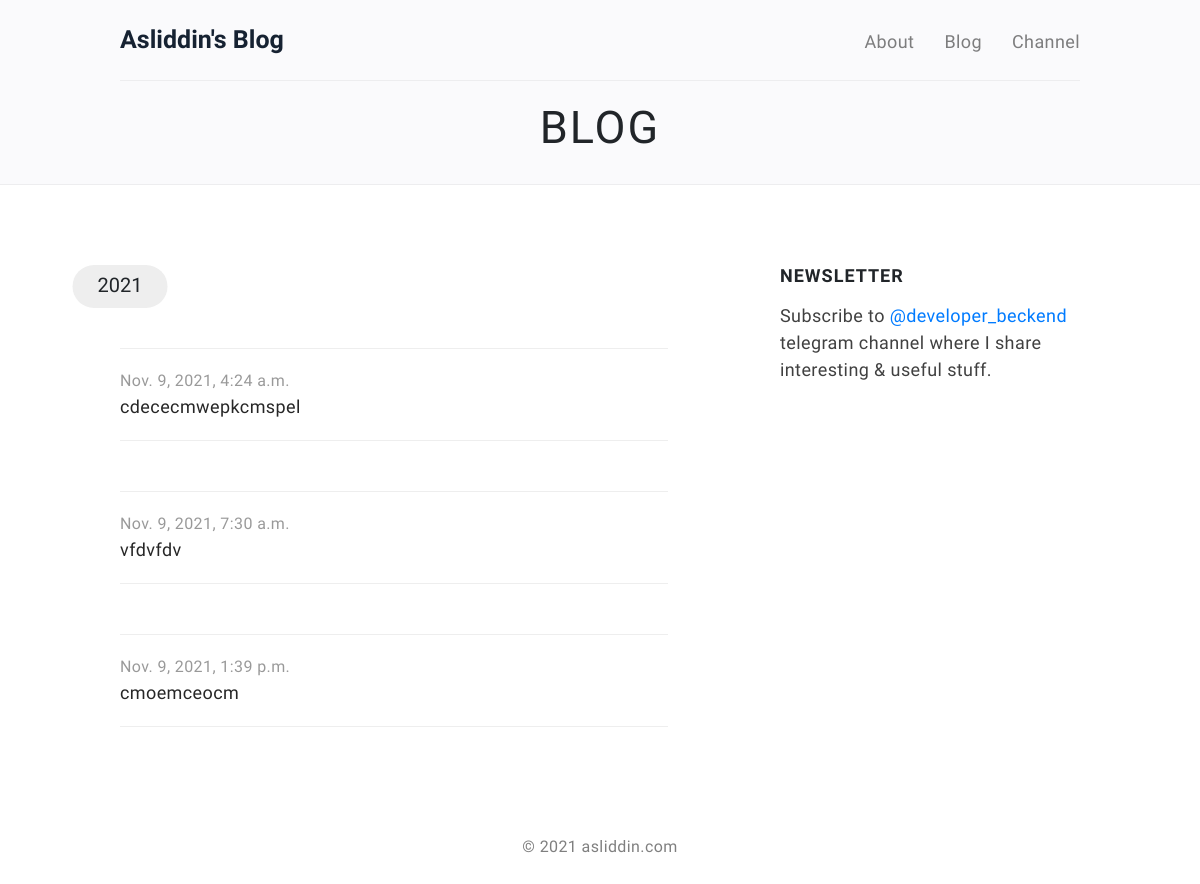
Before: / with the older database file.
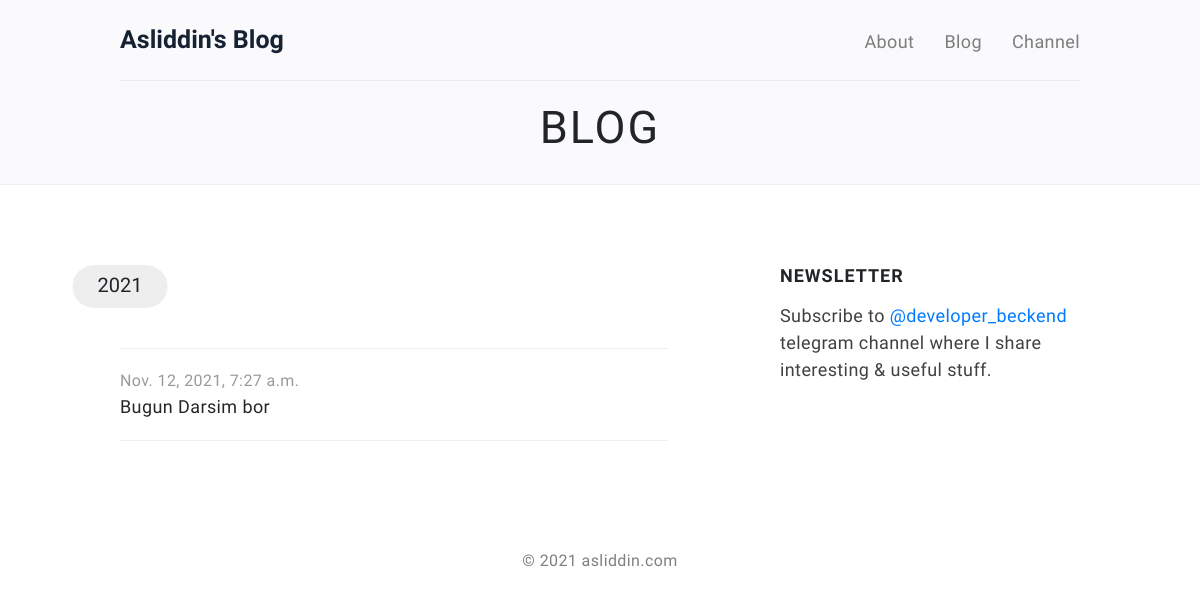
After: the same page with the newer database file.
### project/models.py (models this page shows, shortened)
class Blog(models.Model):
    title = models.CharField(max_length=255)
    body = RichTextUploadingField(blank=True, null=True)
    created_at = models.DateTimeField(auto_now_add=True)
    updated_at = models.DateTimeField(auto_now=True)

### project/views.py (the view)
# urls.py: path("", index, name="index"),
def index(request):
    posts = Blog.objects.all()
    context = {
        'posts':posts
    }
    return render(request, "index.html", context)

### my_site/context.py (called while the page is built)
def context(request):
    post = Blog.objects.all().first()
    return {
        "post":post,
    }

### templates/index.html (shortened to what this page needs)
{% extends 'base.html' %}
{% load static %}
{% block main %}
<body>
{% include "navbar.html" %}
    <section class="section-title">
        <div class="container">
            <div class="section-content">
                <h1>Blog</h1>
            </div>
        </div>
    </section>
    <section id="" class="flex align-items-center">
        <div class="container">
            <div class="row justify-between align-top">
                <div id="archive" class="col-md-7">
                    <h4 class="sticky">{{post.created_at.year}}</h4>
                    {% for post in posts %}
                    <ul class="list-wrapper">
                        <li>
                            <a class="list-item" href="{% url 'detail' pk=post.id %}">
                                <div class="date">{{post.created_at}}</div>
                                <div class="title">{{post.title}}</div>
                            </a>
                        </li>
                    </ul>
                    {% endfor %}
                </div>
                <div class="subscribe-form  col-md-4 sticky " id="mc-embedded-subscribe-form"
                    name="mc-embedded-subscribe-form">
                    <h6>NEWSLETTER</h6>
                    <p>
                        Subscribe to <a href="https://t.me/AsliddinKamoliddinov_blog">@developer_beckend</a>
                        telegram channel where I share interesting & useful stuff.
                    </p>
                </div>
            </div>
        </div>
    </section>
    <footer>
        <div class="container">
            <div class="row">
                <p>
                    &copy; 2021 asliddin.com
                </p>
            </div>
        </div>
    </footer>
</body>
{% endblock main %}

### templates/base.html (shortened to what this page needs)
{% load static %}
<!DOCTYPE html>
<html lang="en">
<head>
    <link href="{% static 'css/flexgridcombo.css' %}" rel="stylesheet">
    <link rel="stylesheet" href="https://stackpath.bootstrapcdn.com/bootstrap/4.4.1/css/bootstrap.min.css">
    <link rel="stylesheet" href="https://cdnjs.cloudflare.com/ajax/libs/font-awesome/6.0.0-beta2/css/all.min.css"
 />
    <link href="{% static 'css/style.css' %}" rel="stylesheet">
</head>
{% block main %}
{% endblock main %}
</html>

### templates/navbar.html (shortened to what this page needs)
{% load static %}
<header class="header--title flex align-items-center">
    <div class="container">
        <div class="align-items-center flex">
            <div class="logo-wrapper">
                <a class="logo" href="{% url 'profil' %}">Asliddin's Blog</a>
            </div>
            <ul class="nav align-items-center">
                <li><a class="list-item" href="{% url 'about' %}">About</a></li>
                <li><a class="list-item" href="/">Blog</a></li>
                <li><a class="list-item" href="https://t.me/AsliddinKamoliddinov_blog" target="_blank">Channel</a></li>
            </ul>
        </div>
    </div>
</header>

### staticfiles/css/flexgridcombo.css (style rules this page uses)
.flex { display: flex; flex-wrap: wrap; }
@media (min-width: 768px) { .flex .col-md-4 { flex-basis: 33.333333333333336%; max-width: 33.333333333333336%; } }
@media (min-width: 768px) { .flex .col-md-7 { flex-basis: 58.333333333333336%; max-width: 58.333333333333336%; } }
.justify-between { justify-content: space-between; }
.align-top { align-items: flex-start; }

### staticfiles/css/style.css (style rules this page uses)
* { margin: 0; padding: 0; }
html { font-size: 16px; }
ol, ul { list-style: none; }
a { text-decoration: none; transition: 0.3s all ease; }
.flex > div { box-sizing: border-box; }
html { font-size: 18px; }
body { font-family: 'Source Sans Pro', sans-serif; font-weight: 400; }
p, li { line-height: 1.5; letter-spacing: 0.4px; color: rgba(0,0,0,0.75); }
.container { box-sizing: border-box; max-width: 1040px; padding: 0 40px; }
section { box-sizing: border-box; }
.title { color: rgba(0,0,0,0.85); }
.date { color: rgba(0,0,0,0.4); }
.sticky { position: sticky; position: -webkit-sticky; top: 120px; }
header { position: fixed; top: 0; left: 0; width: 100%; z-index: 10; transition: 0.3s transform ease; min-height: 80px; }
header + section:not(#home) { padding-top: 80px; }
header.header--title + .section-title { background: #fafafc; margin-bottom: 80px; border-bottom: 1px solid rgba(0,0,0,0.05); }
header.header--title + .section-title .section-content { border-top: 1px solid rgba(0,0,0,0.05); padding: 20px; }
header.header--title + .section-title h1 { font-weight: 400; text-transform: uppercase; letter-spacing: 2px; text-align: center; }
header:before { content: ''; position: absolute; top: 0; right: 0; bottom: 0; left: 0; background: #fff; pointer-events: none; box-shadow: 0 3px 8px 0 rgba(0,0,0,0.05); z-index: -1; opacity: 0; transition: 0.3s all ease; }
header .logo { color: #162232; font-size: 25px; font-weight: 700; letter-spacing: 0; }
.nav { position: relative; }
@media (min-width: 576px) { .nav { top: 1px; margin-left: auto; } }
@media (min-width: 576px) { .nav li:not(:last-child) { margin-right: 30px; } }
.nav li a { color: #000; opacity: 0.5; transition: 0.3s opacity ease; }
footer { font-size: 16px; text-align: center; }
footer .container { display: flex; height: 80px; align-items: center; justify-content: center; }
footer p { color: rgba(0,0,0,0.5); margin: 0; text-align: center; }
.list-wrapper { position: relative; background: #fff; margin: 20px 0 50px; }
@media (min-width: 768px) { .list-wrapper:before, .list-wrapper:after { content: ''; position: absolute; top: 0; bottom: 1px; width: 30px; background: #fff; z-index: 1; } }
@media (min-width: 768px) { .list-wrapper:before { left: 0; transform: translateX(-100%); } }
@media (min-width: 768px) { .list-wrapper:after { right: 0; transform: translateX(100%); } }
.list-wrapper > li:last-child { border-bottom: 1px solid #eee; }
.list-wrapper .list-item { padding: 20px 0; display: block; position: relative; border-top: 1px solid #eee; }
.list-wrapper .list-item .date { font-size: 16px; }
.list-wrapper a.list-item:before { content: ''; position: absolute; top: 0; right: 0; left: 0; bottom: 0; box-shadow: 0 10px 20px 0 rgba(0,0,0,0.075); transition: 0.3s all ease; opacity: 0; }
.list-wrapper a.list-item:after { content: ''; position: absolute; top: 50%; right: 0; width: 20px; height: 20px; margin-top: -10px; background: url("../images/icons/arrow-right.svg") no-repeat center center/cover; opacity: 0; transform: translateX(-10px); transition: 0.3s all ease; }
.section-title + section { margin-bottom: 30px; }
#archive { position: relative; }
#archive .sticky { display: inline-block; padding: 8px 25px 11px; border-radius: 50px; background: #eee; top: 100px; font-size: 20px; margin-bottom: 20px; z-index: 2; }
@media (min-width: 1200px) { #archive .sticky { transform: translateX(-50%); } }
.subscribe-form h6 { font-weight: 700; letter-spacing: 1px; margin-bottom: 15px; }

Changed rows visible on the page:
removed Blog: created_at.year "2021", created_at "Nov. 9, 2021, 4:24 a.m.", title "cdececmwepkcmspel"
removed Blog: created_at "Nov. 9, 2021, 7:30 a.m.", title "vfdvfdv"
removed Blog: created_at "Nov. 9, 2021, 1:39 p.m.", title "cmoemceocm"
added Blog: created_at.year "2021", created_at "Nov. 12, 2021, 7:27 a.m.", title "Bugun Darsim bor"
